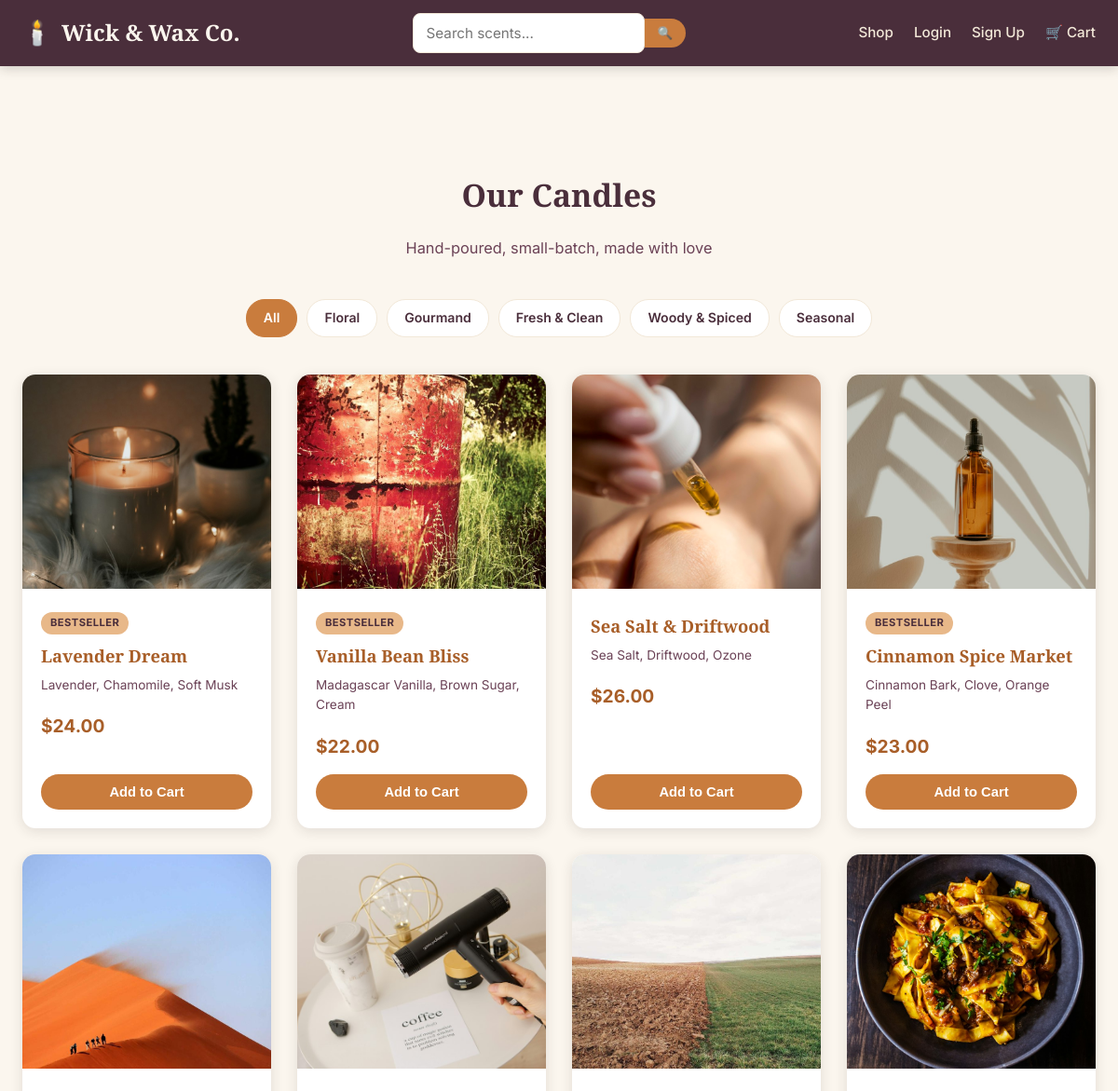
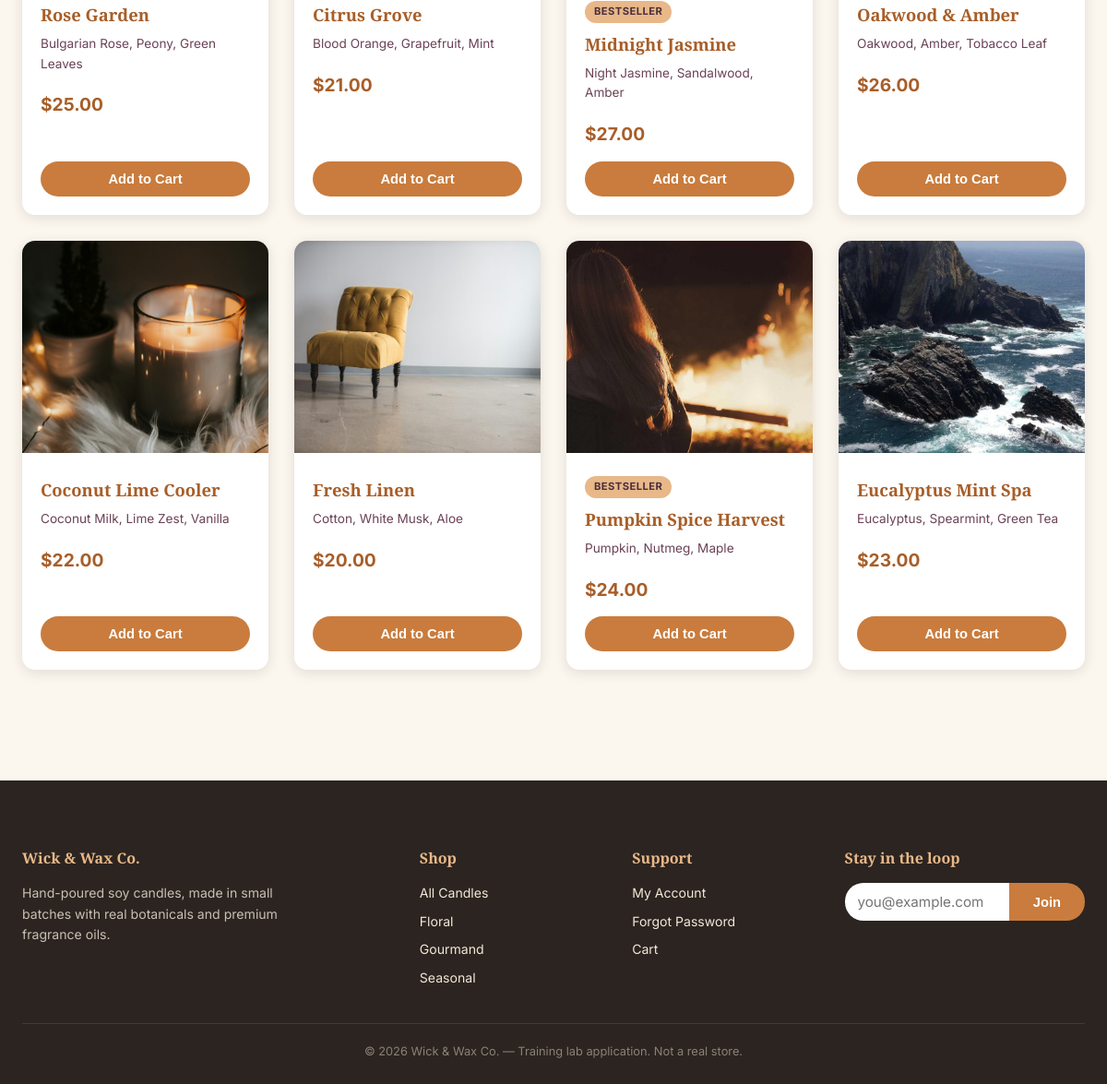
Page /shop on the committed database (2 pictures, top to bottom).
### tables this page shows
CREATE TABLE categories (
            id INTEGER PRIMARY KEY AUTOINCREMENT,
            name TEXT NOT NULL,
            description TEXT
        );

CREATE TABLE products (
            id INTEGER PRIMARY KEY AUTOINCREMENT,
            name TEXT NOT NULL,
            slug TEXT NOT NULL,
            category_id INTEGER,
            price REAL NOT NULL,
            scent_notes TEXT,
            burn_time TEXT,
            description TEXT,
            image TEXT,
            stock INTEGER DEFAULT 50,
            featured INTEGER DEFAULT 0,
            FOREIGN KEY (category_id) REFERENCES categories (id)
        );

### app.py (the view)
@app.route("/shop")
def shop():
    db = get_db()
    category_id = request.args.get("category")
    if category_id:
        products = db.execute(
            "SELECT * FROM products WHERE category_id = ?", (category_id,)
        ).fetchall()
    else:
        products = db.execute("SELECT * FROM products").fetchall()
    categories = db.execute("SELECT * FROM categories").fetchall()
    return render_template("shop.html", products=products, categories=categories,
                            selected_category=category_id)

### app.py (called while the page is built)
@app.after_request
def add_permissive_headers(resp):
    resp.headers["Access-Control-Allow-Origin"] = "*"
    resp.headers["Access-Control-Allow-Credentials"] = "true"
    resp.headers["Access-Control-Allow-Headers"] = "*"
    resp.headers["Access-Control-Allow-Methods"] = "*"
    return resp

def get_db():
    if "db" not in g:
        g.db = sqlite3.connect(DB_PATH)
        g.db.row_factory = sqlite3.Row
    return g.db

@app.context_processor
def inject_globals():
    return {
        "current_user": session.get("username"),
        "is_admin": session.get("is_admin", False),
        "cart_count": sum(item["qty"] for item in get_cart().values()) if get_cart() else 0,
    }

def get_cart():
    return session.get("cart", {})

### templates/shop.html (shortened to what this page needs)
{% extends "base.html" %}
{% block content %}
<section class="section">
  <div class="container">
    <h1 class="section-title">Our Candles</h1>
    <p class="section-subtitle">Hand-poured, small-batch, made with love</p>
    <div class="chip-row">
      <a href="{{ url_for('shop') }}" class="chip {% if not selected_category %}active{% endif %}">All</a>
      {% for cat in categories %}
        <a href="{{ url_for('shop') }}?category={{ cat.id }}" class="chip {% if selected_category and selected_category|int == cat.id %}active{% endif %}">{{ cat.name }}</a>
      {% endfor %}
    </div>
    <div class="product-grid">
      {% for p in products %}
      <div class="product-card">
        <a href="{{ url_for('product_detail', id=p.id) }}">
          <img src="{{ url_for('static', filename='images/products/' + p.image) }}" alt="{{ p.name }}">
        </a>
        <div class="product-card-body">
          {% if p.featured %}<span class="badge">Bestseller</span>{% endif %}
          <h3><a href="{{ url_for('product_detail', id=p.id) }}">{{ p.name }}</a></h3>
          <div class="product-scent">{{ p.scent_notes }}</div>
          <div class="product-price">${{ "%.2f"|format(p.price) }}</div>
          <form action="{{ url_for('add_to_cart', product_id=p.id) }}" method="post" style="margin-top:auto;">
            <button type="submit" class="btn btn-primary btn-block">Add to Cart</button>
          </form>
        </div>
      </div>
      {% endfor %}
    </div>
  </div>
</section>
{% endblock %}

### static/css/style.css (style rules this page uses)
:root { --cream: #FBF6EE; --cream-dark: #F2E8D8; --amber: #C97C3D; --amber-dark: #A85E28; --amber-light: #E8B889; --plum: #4A2E3B; --plum-light: #6B4256; --charcoal: #2B2420; --sage: #7C8A6F; --success: #5C8A5C; --danger: #B84B4B; --warning: #C99A3D; --info: #4B7EA8; --shadow: rgba(43, 36, 32, 0.12); --shadow-lg: rgba(43, 36, 32, 0.22); --radius: 14px; --radius-sm: 8px; --font-display: 'Playfair Display', Georgia, serif; --font-body: 'Inter', -apple-system, BlinkMacSystemFont, 'Segoe UI', sans-serif; }
* { box-sizing: border-box; }
body { margin: 0; font-family: var(--font-body); background: var(--cream); color: var(--charcoal); line-height: 1.6; }
h1, h2, h3, h4, .display-font { font-family: var(--font-display); color: var(--plum); font-weight: 700; }
a { color: var(--amber-dark); text-decoration: none; transition: color .15s ease; }
.container { max-width: 1200px; margin: 0 auto; padding: 0 24px; }
.btn { display: inline-block; padding: 11px 26px; border-radius: 30px; font-weight: 600; font-size: .92rem; cursor: pointer; border: none; transition: transform .15s ease, box-shadow .15s ease, background .15s ease; text-align: center; }
.btn-primary { background: var(--amber); color: white; }
.btn-block { display: block; width: 100%; }
.section { padding: 60px 0; }
.section-title { text-align: center; margin-bottom: 8px; font-size: 2.1rem; }
.section-subtitle { text-align: center; color: var(--plum-light); margin-bottom: 42px; font-size: 1.02rem; }
.product-grid { display: grid; grid-template-columns: repeat(auto-fill, minmax(250px, 1fr)); gap: 28px; }
.product-card { background: white; border-radius: var(--radius); overflow: hidden; box-shadow: 0 3px 14px var(--shadow); transition: transform .2s ease, box-shadow .2s ease; display: flex; flex-direction: column; }
.product-card img { width: 100%; height: 230px; object-fit: cover; }
.product-card-body { padding: 18px 20px 20px; display: flex; flex-direction: column; flex: 1; }
.product-card-body h3 { font-size: 1.15rem; margin: 0 0 6px; }
.product-scent { color: var(--plum-light); font-size: .85rem; margin-bottom: 10px; }
.product-price { font-weight: 700; color: var(--amber-dark); font-size: 1.2rem; margin: 8px 0 14px; }
.badge { display: inline-block; background: var(--amber-light); color: var(--plum); font-size: .7rem; font-weight: 700; padding: 3px 10px; border-radius: 12px; text-transform: uppercase; letter-spacing: .04em; margin-bottom: 8px; width: fit-content; }
.chip-row { display: flex; gap: 10px; flex-wrap: wrap; justify-content: center; margin-bottom: 40px; }
.chip { padding: 8px 18px; border-radius: 20px; background: white; border: 1px solid var(--cream-dark); font-size: .88rem; font-weight: 600; color: var(--plum); }
.chip.active, .chip:hover { background: var(--amber); color: white; border-color: var(--amber); }

### rows in the picture
categories: name "Floral"
categories: name "Gourmand"
categories: name "Fresh & Clean"
categories: name "Woody & Spiced"
categories: name "Seasonal"
products: image (picture), featured "BESTSELLER", name "Lavender Dream", scent_notes "Lavender, Chamomile, Soft Musk", price "24.00"
products: image (picture), featured "BESTSELLER", name "Vanilla Bean Bliss", scent_notes "Madagascar Vanilla, Brown Sugar, Cream", price "22.00"
products: image (picture), name "Sea Salt & Driftwood", scent_notes "Sea Salt, Driftwood, Ozone", price "26.00"
products: image (picture), featured "BESTSELLER", name "Cinnamon Spice Market", scent_notes "Cinnamon Bark, Clove, Orange Peel", price "23.00"
products: image (picture), name "Rose Garden", scent_notes "Bulgarian Rose, Peony, Green Leaves", price "25.00"
products: image (picture), name "Citrus Grove", scent_notes "Blood Orange, Grapefruit, Mint", price "21.00"
products: image (picture), featured "BESTSELLER", name "Midnight Jasmine", scent_notes "Night Jasmine, Sandalwood, Amber", price "27.00"
products: image (picture), name "Oakwood & Amber", scent_notes "Oakwood, Amber, Tobacco Leaf", price "26.00"
products: image (picture), name "Coconut Lime Cooler", scent_notes "Coconut Milk, Lime Zest, Vanilla", price "22.00"
products: image (picture), name "Fresh Linen", scent_notes "Cotton, White Musk, Aloe", price "20.00"
products: image (picture), featured "BESTSELLER", name "Pumpkin Spice Harvest", scent_notes "Pumpkin, Nutmeg, Maple", price "24.00"
products: image (picture), name "Eucalyptus Mint Spa", scent_notes "Eucalyptus, Spearmint, Green Tea", price "23.00"
